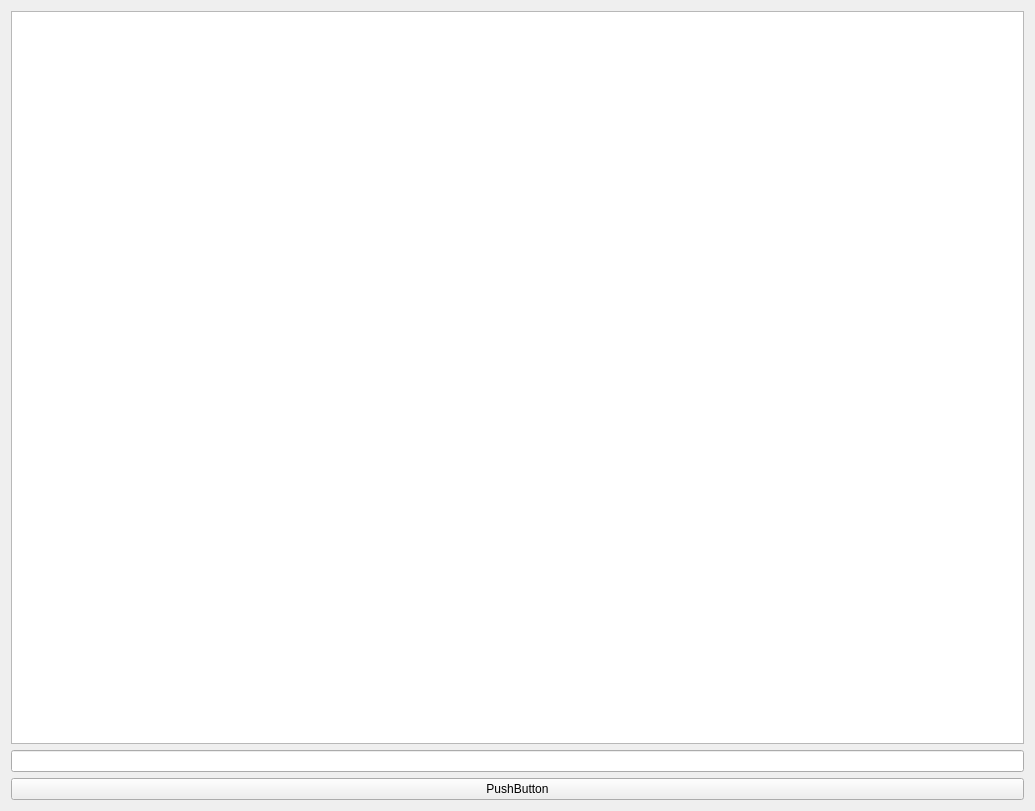
<?xml version="1.0" encoding="UTF-8"?>
<ui version="4.0">
 <class>Stats</class>
 <widget class="QWidget" name="Stats">
  <property name="geometry">
   <rect>
    <x>0</x>
    <y>0</y>
    <width>1035</width>
    <height>811</height>
   </rect>
  </property>
  <property name="windowTitle">
   <string>Form</string>
  </property>
  <layout class="QGridLayout" name="gridLayout">
   <item row="0" column="0">
    <widget class="QTableView" name="tableView"/>
   </item>
   <item row="2" column="0">
    <widget class="QPushButton" name="refreshButton">
     <property name="text">
      <string>PushButton</string>
     </property>
    </widget>
   </item>
   <item row="1" column="0">
    <widget class="QLineEdit" name="sqlQuerryEdit"/>
   </item>
  </layout>
 </widget>
 <resources/>
 <connections/>
</ui>
